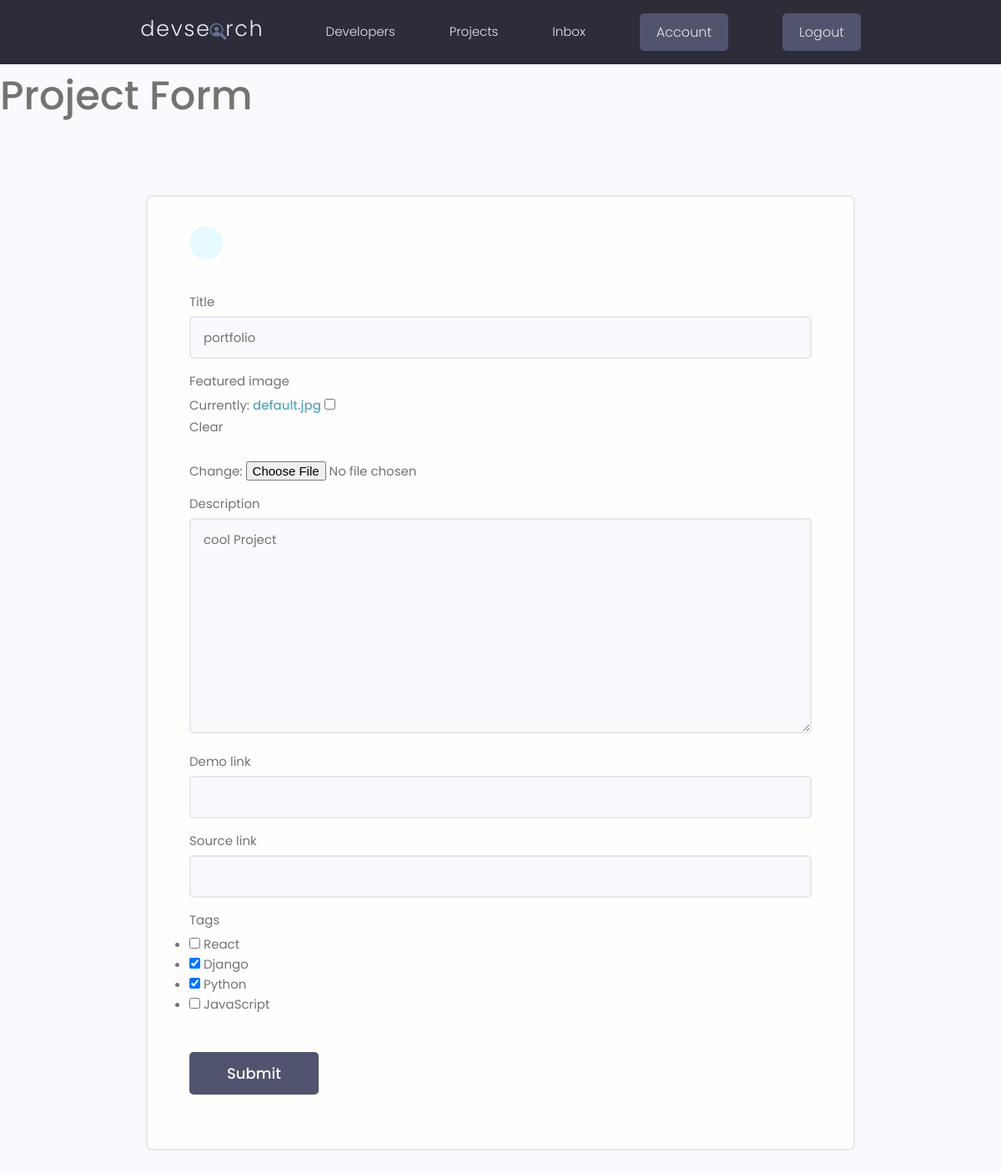
/projects/update-project/bfb763cda8754c2e8e9c09c03b9a562f/ (signed in), run on an earlier commit of the app's database.
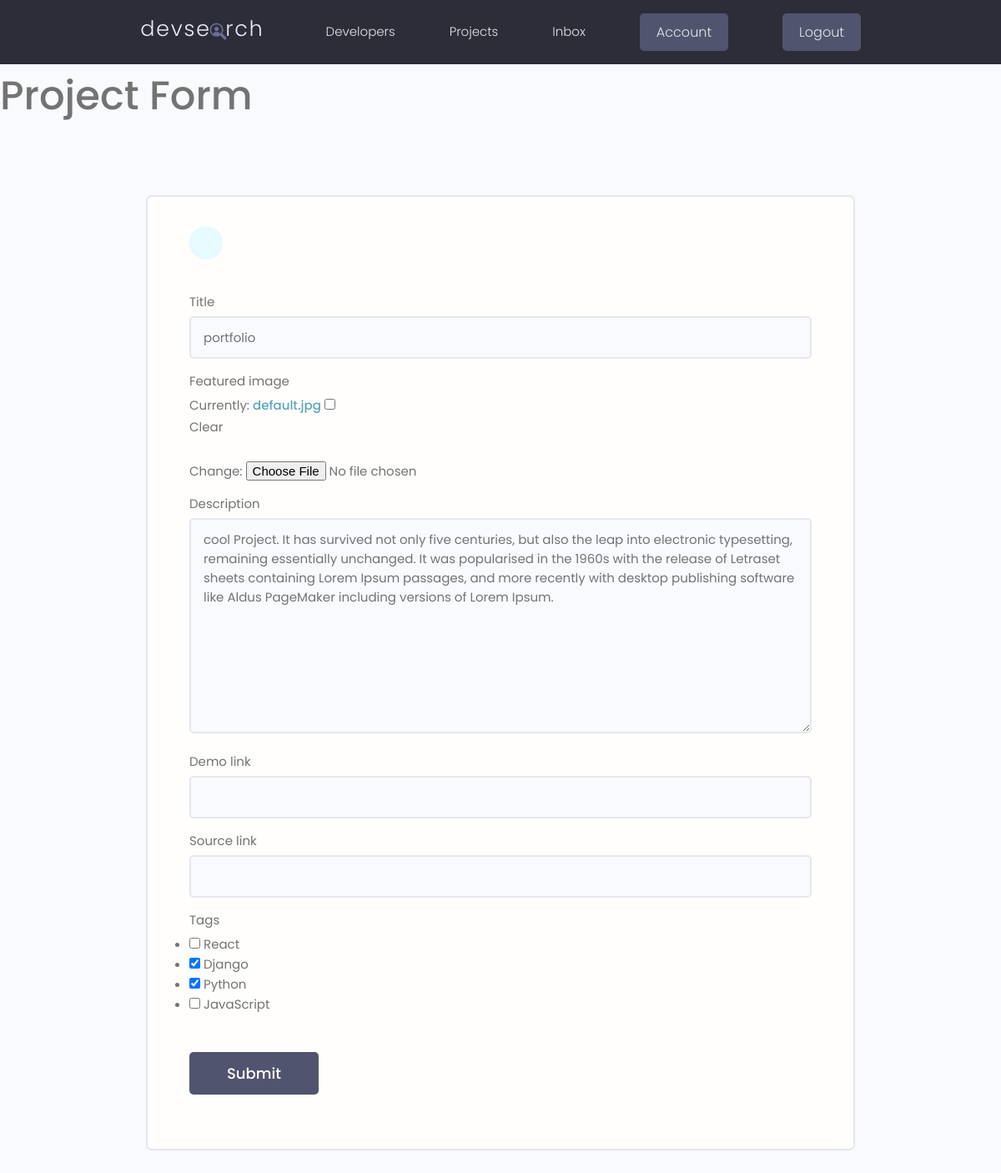
And on a later commit of the database.
### projects/models.py (models this page shows, shortened)
class Project(models.Model):
    owner = models.ForeignKey(Profile, null=True, blank=True, on_delete=models.SET_NULL)
    title = models.CharField(max_length=200)
    description = models.TextField(null=True, blank=True)
    featured_image = models.ImageField(null=True, blank=True, default="default.jpg")
    demo_link = models.CharField(max_length=2000, null=True, blank=True)
    source_link = models.CharField(max_length=2000,null=True, blank=True)
    tags = models.ManyToManyField('Tag', blank=True)
    vote_total = models.IntegerField(default=0, null=True, blank=True)
    vote_ratio = models.IntegerField(default=0, null=True, blank=True)
    created = models.DateTimeField(auto_now_add=True)
    id = models.UUIDField(default=uuid.uuid4, unique=True, primary_key=True, editable=False)

### projects/views.py (the view)
# urls.py: path('update-project/<str:pk>/', views.updateProject, name="update-project"),
@login_required(login_url="login")
def updateProject(request, pk):
    project = Project.objects.get(id=pk)
    form = ProjectForm(instance=project)
    if request.method == 'POST':
        form = ProjectForm(request.POST, request.FILES, instance=project)
        if form.is_valid():
            form.save()
            return redirect('projects')
    context = {'form': form}
    return render(request, "projects/project_form.html", context)

### projects/forms.py
class ProjectForm(ModelForm):
    class Meta:
        model = Project
        fields = ['title', 'featured_image', 'description', 'demo_link', 'source_link', 'tags']
        widgets = {
            'tags': forms.CheckboxSelectMultiple(),
        }
    def __init__(self, *args, **kwargs):
        super(ProjectForm, self).__init__(*args, **kwargs)
        for name, field in self.fields.items():
            field.widget.attrs.update({'class': 'input'})

### projects/models.py (called while the page is built)
    def __str__(self):
        return self.name

### projects/templates/projects/project_form.html (shortened to what this page needs)
{% extends 'main.html' %}
{% block content %}
<h1>Project Form</h1>
<main class="formPage my-xl">
    <div class="content-box">
        <div class="formWrapper">
            <a class="backButton" href="#"></a>
            <br>
            <form class="form" method="POST" enctype="multipart/form-data">
                {% for field in form %}
                <div class="form__field">
                    <label for="formInput#text">{{field.label}} </label>
                    {{field}}
                </div>
                {% endfor %}
                <input class="btn btn--sub btn--lg  my-md" type="submit" value="Submit" />
            </form>
        </div>
    </div>
</main>
{% endblock %}

What changed in the data, as far as the page shows it:
changed Project "portfolio": description "cool Project" → "cool Project. It has survived not only five centuries, but also the leap into electronic typesetting, remaining essentially unchanged. It was popularised in the 1960s with the release of Letraset sheets containing Lorem Ipsum passages, and more recently with desktop publishing software like Aldus PageMaker including versions of Lorem Ipsum."
